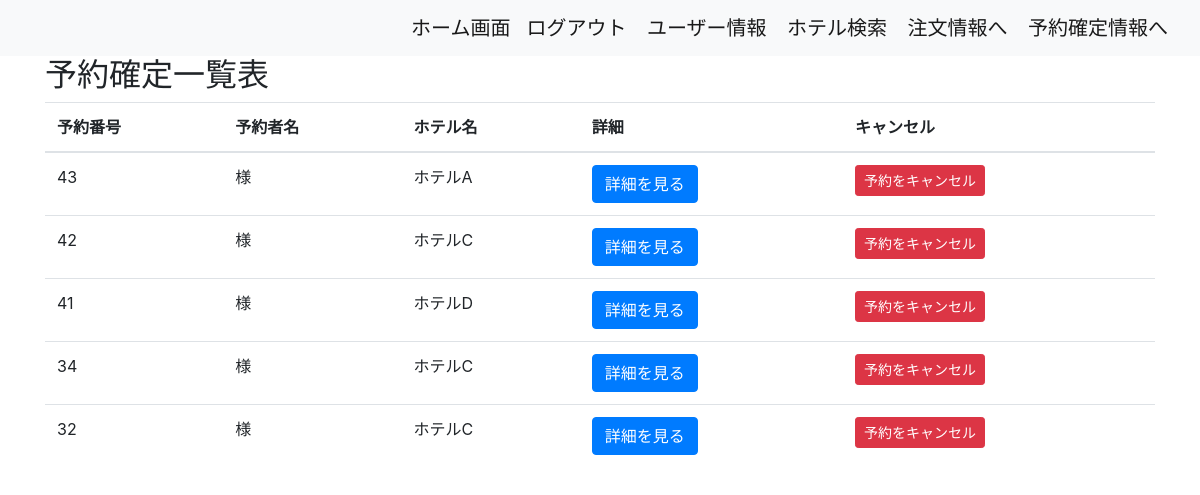
The page /hotel/order_success_list/ (signed in) on the database as committed earlier.
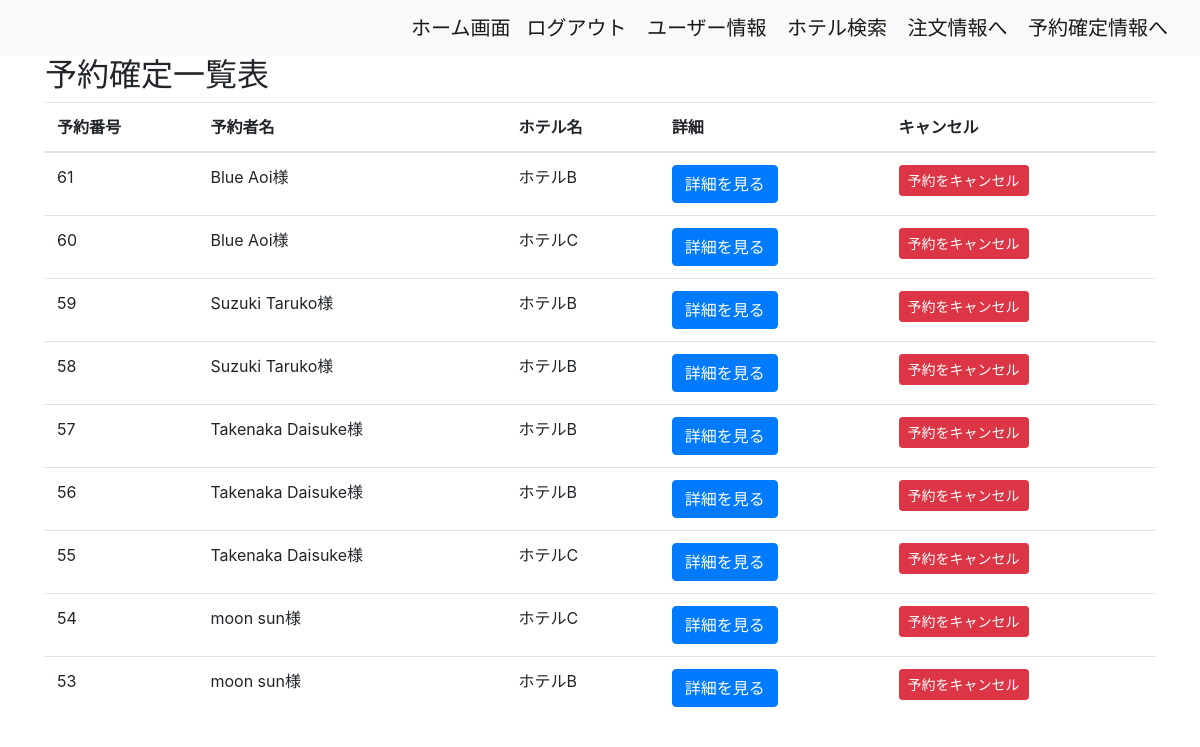
The same page on the database as committed later.
### hotel/models.py (models this page shows, shortened)
class Orders(models.Model):
    total_price = models.DecimalField(max_digits=10, decimal_places=2)
    kupon_amount = models.DecimalField(max_digits=10, decimal_places=2, default=0)
    discounted_price = models.DecimalField(max_digits=10, decimal_places=2)
    created_at = models.DateTimeField(default=timezone.now)
    address = models.ForeignKey(
        UserAddresses,
        on_delete=models.SET_NULL,
        blank=True,
        null=True,
        related_name='orders'
    )
    user = models.ForeignKey(
        Users,
        on_delete=models.SET_NULL,
        blank=True,
        null=True,
        related_name='orders'
    )
    status = models.CharField(max_length=20, default='pending')
    objects = OrdersManager()
    class Meta:
        db_table = 'orders'

class OrderItems(models.Model):
    quantity = models.PositiveIntegerField()
    product = models.ForeignKey(
        PlanName,
        on_delete=models.SET_NULL,
        blank=True,
        null=True,
    )
    order = models.ForeignKey(
        Orders, on_delete=models.CASCADE, related_name='orderitems_set'
    )
    checkin = models.DateField(null=True, blank=True)
    checkout = models.DateField(null=True, blank=True)
    last_name = models.CharField(max_length=100, blank=True)
    first_name = models.CharField(max_length=100, blank=True)
    zip_code = models.CharField(max_length=20, blank=True)
    address = models.CharField(max_length=200, blank=True)
    phone_number = models.CharField(max_length=20, blank=True)
    objects = OrderItemsManager()
    class Meta:
        db_table = 'order_items'
        unique_together = [['product', 'order']]

class PlanName(models.Model):
    name = models.CharField(max_length=1000)
    people = models.IntegerField()
    room_type = models.CharField(max_length=1000)
    price = models.DecimalField(max_digits=5, decimal_places=0)
    hotel = models.ForeignKey(HotelName, on_delete=models.CASCADE, default=1)
    stock = models.PositiveIntegerField(default=0)
    order = models.IntegerField(default=0)
    checkin = models.DateField(null=True, blank=True)
    checkout = models.DateField(null=True, blank=True)
    kupon = models.IntegerField(default=0)
    plan_id = models.IntegerField(default=0)
    objects = PlanNameManager()
    class Meta:
        db_table = 'plan_name'
        ordering = ['order']

class HotelName(models.Model):
    name = models.CharField(max_length=1000)
    order = models.IntegerField(default=0)
    class Meta:
        db_table = 'hotel_name'
        ordering = ['order']

### hotel/views.py (the view)
# urls.py: path('order_success_list/', OrdersListView.as_view(), name='order_success_list'),
class OrdersListView(LoginRequiredMixin, ListView):
    model = Orders
    template_name = 'hotel/order_success_list.html'
    context_object_name = 'orders'
    paginate_by = 10
    def get_queryset(self):
        return Orders.objects.filter(user=self.request.user).prefetch_related('orderitems_set').order_by('-created_at')
    def get_context_data(self, **kwargs):
        context = super().get_context_data(**kwargs)
        orders = context['orders']
        for order in orders:
            order.first_item = order.orderitems_set.first()
            if order.first_item:
                logger.info(f"Order {order.id} first item: {order.first_item.last_name} {order.first_item.first_name}")
            else:
                logger.warning(f"No items found for order {order.id}")
        return context

### templates/hotel/order_success_list.html (shortened to what this page needs)
{% extends 'base.html' %}
{% block content %}
<div class="container">
    <h2>予約確定一覧表</h2>
    <table class="table">
        <thead>
            <tr>
                <th>予約番号</th>
                <th>予約者名</th>
                <th>ホテル名</th>
                <th>詳細</th>
                <th>キャンセル</th>
            </tr>
        </thead>
        <tbody>
            {% for order in orders %}
                <tr>
                    <td>{{ order.id }}</td>
                    <td>{% if order.first_item %}
                            {{ order.first_item.last_name}} {{ order.first_item.first_name }}様
                        {% else %}
                            情報なし
                        {% endif %}
                    </td>
                    <td>
                        {% if order.first_item %}
                            {{ order.orderitems_set.first.product.hotel.name|default:"不明" }}
                        {% else %}
                            不明
                        {% endif %}
                    </td>
                    <td>
                    <a href="{% url 'hotel:order_success_info' pk=order.id %}" class="btn btn-primary">詳細を見る</a>
                    </td>
                    <td>
                    <a href="{% url 'hotel:delete_order' pk=order.id %}"; class="btn btn-danger btn-sm">予約をキャンセル</a>
                    </td>
                </tr>
            {% empty %}
            <tr>
                <td colspan="6">予約がありません。</td>
            </tr>
            {% endfor %}
        </tbody>
    </table>
</div>
{% endblock %}

### templates/base.html (shortened to what this page needs)
<!DOCTYPE html>
    <head>
        <link rel="stylesheet" href="https://cdn.jsdelivr.net/npm/bootstrap@4.3.1/dist/css/bootstrap.min.css"
>
    </head>
    <body>
        <form action="" method="POST">{% csrf_token %}
            <nav class="navbar navbar-expand-lg navbar-light bg-light">
                <div class="navbar-nav w-100 justify-content-end">
                    <a class="navbar-brand" href="{% url 'accounts:home' %}">ホーム画面</a>
                    {% if user.is_authenticated %}
                        <div class="top-links">
                        <a class="navbar-brand" href="{% url 'accounts:us_logout' %}">ログアウト</a>
                        <a class="navbar-brand" href="{% url 'accounts:us_info' %}">ユーザー情報</a>
                        <a class="navbar-brand" href="{% url 'hotel:hotel_search' %}">ホテル検索</a>
                        <a class="navbar-brand" href="{% url 'hotel:cyumon_info' %}">注文情報へ</a>
                        <a class="navbar-brand" href="{% url 'hotel:order_success_list' %}">予約確定情報へ</a>
                    {% else %}
                        <div class="top-links">
                        <a class="navbar-brand" href="{% url 'accounts:us_login' %}">ログイン</a>
                        <a class="navbar-brand" href="{% url 'accounts:us_regist' %}">新規ユーザー登録</a>
                        <a class="navbar-brand" href="{% url 'hotel:hotel_search' %}">ホテル検索</a>
                    {% endif %}
                </div>
            </nav>
        </form>
        {% block content %}{% endblock %}
    </body>
</html>

Rows that differ between the two databases and show on the page:
removed Orders: id "43", orderitems_set.first.product.hotel.name "ホテルA"
removed Orders: id "42", orderitems_set.first.product.hotel.name "ホテルC"
removed Orders: id "41", orderitems_set.first.product.hotel.name "ホテルD"
removed Orders: id "34", orderitems_set.first.product.hotel.name "ホテルC"
removed Orders: id "32", orderitems_set.first.product.hotel.name "ホテルC"
added Orders: id "61", first_item.last_name "Blue", first_item.first_name "Aoi", orderitems_set.first.product.hotel.name "ホテルB"
added Orders: id "60", first_item.last_name "Blue", first_item.first_name "Aoi", orderitems_set.first.product.hotel.name "ホテルC"
added Orders: id "59", first_item.last_name "Suzuki", first_item.first_name "Taruko", orderitems_set.first.product.hotel.name "ホテルB"
added Orders: id "58", first_item.last_name "Suzuki", first_item.first_name "Taruko", orderitems_set.first.product.hotel.name "ホテルB"
added Orders: id "57", first_item.last_name "Takenaka", first_item.first_name "Daisuke", orderitems_set.first.product.hotel.name "ホテルB"
added Orders: id "56", first_item.last_name "Takenaka", first_item.first_name "Daisuke", orderitems_set.first.product.hotel.name "ホテルB"
added Orders: id "55", first_item.last_name "Takenaka", first_item.first_name "Daisuke", orderitems_set.first.product.hotel.name "ホテルC"
added Orders: id "54", first_item.last_name "moon", first_item.first_name "sun", orderitems_set.first.product.hotel.name "ホテルC"
added Orders: id "53", first_item.last_name "moon", first_item.first_name "sun", orderitems_set.first.product.hotel.name "ホテルB"
